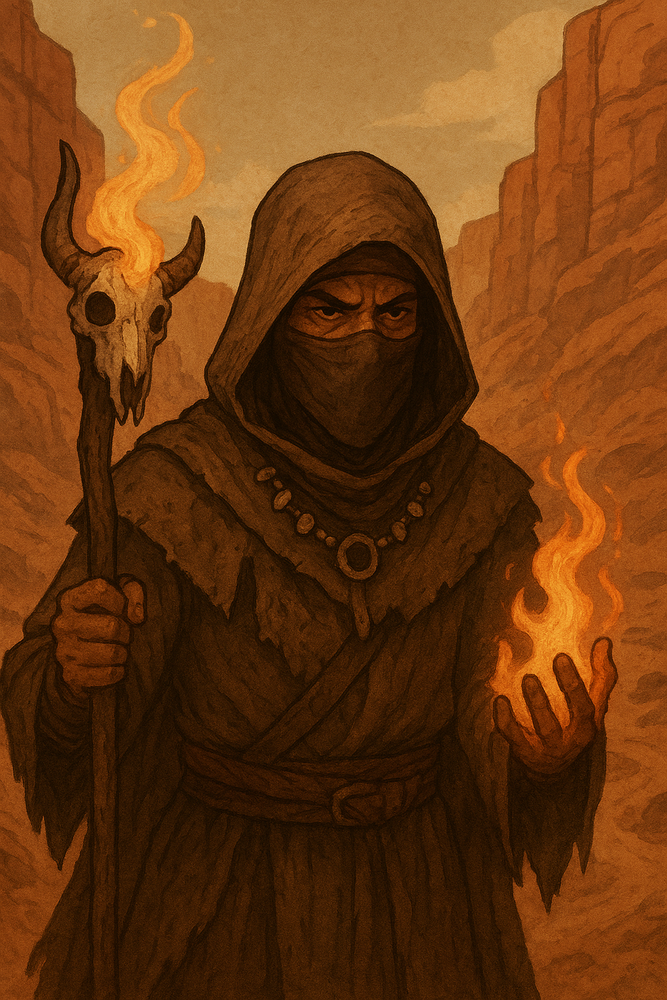
#> input picture assets/bandit_shaman.png, 667 x 1000 px, shrunk from 1024 x 1536 before the run, found by its file name
$ python cropper.py
#> lines starting #> are read from the running program, lines starting #| are printed output that depends on the picture
from PIL import Image

img = Image.open("bandit_shaman.png")
#> img is the input picture: PIL image 667x1000 RGB; mean R, G, B 108.3, 58.5, 18.2
width, height = img.size
#> width = 667; height = 1000
size = min(width, height)
#> size = 667

left = int(0.5 * (width - size))
#> left = 0
top = int(0.4 * (height - size))
#> top = 133
right = left + size
#> right = 667
bottom = top + size
#> bottom = 800

img_cropped = img.crop((left, top, right, bottom))
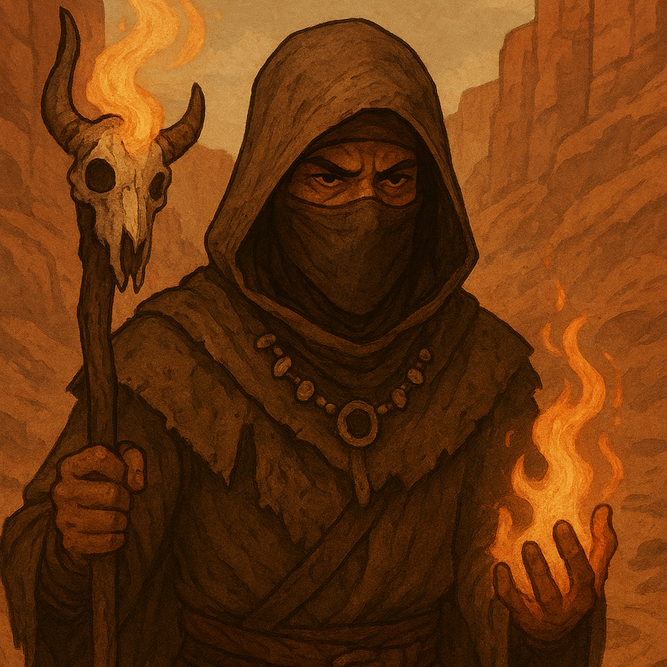
#> img_cropped: PIL image 667x667 RGB; mean R, G, B 105.7, 54.7, 15.1
img_cropped.save("output.png")
